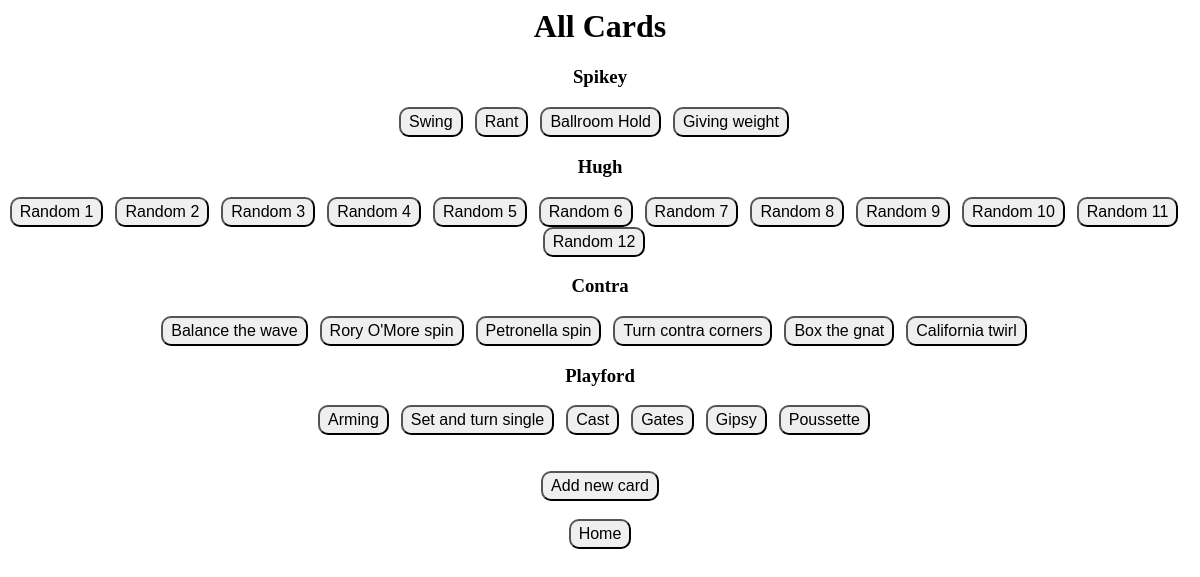
/AllCards.php, run on the app's committed database.
### tables this page shows
CREATE TABLE cards (
card_id integer PRIMARY KEY,
title TEXT NOT NULL,
description TEXT
, grouping TEXT);

### database.php (called while the page is built, shortened)
<?php
function GetGroup($cardId, $db)
{
    $sth = $db->prepare("SELECT grouping FROM cards where card_id=\"".$cardId."\"");
    $sth->execute();
    $row = $sth->fetch();
    if ($row != null) {
        return $row['grouping'];
    }
    return "Card not found";
}
?>

### AllCards.php (the view)
<?php
include "database.php";
include "header.php";
echo "</head><body>";
$db = DatabaseInit();
echo "<center>";
echo "<h1>All Cards</h1>";
ShowCards($db);
echo "<button class=\"button\" type=\"button\" onclick=\"window.location.href='/flashcards/index.php'\">Home</button>";
echo "</body></html>";
function ShowCards($db)
{
    $ids = [];
    $titles = [];
    $groups = [];
    $index = 0;
    $sth = $db->prepare("SELECT card_id, title, grouping FROM cards");
    $sth->execute();
    while ($row =  $sth->fetch()) {
        $ids[$index] = $row['card_id'];
        $titles[$index] = $row['title'];
        if (in_array($row['grouping'], $groups)) {} else { $groups[] = $row['grouping']; }
        $index++;
    }
    for ($idx = 0; $idx < count($groups); $idx++) {
        ShowGroupCards($groups[$idx], $ids, $titles, $db);
    }
    echo "<br><br>";
    echo "<button class=\"button\" type=\"button\" onclick=\"window.location.href='/flashcards/edit_card.php/?cardId=-1'\">Add new card</button>";
    echo "<br><br>";
}
function ShowGroupCards($group, $ids, $titles, $db)
{
    if ($group != "") {
        echo "<h3>",$group,"</h3>";
    } else {
        echo "<h3>(No group name)</h3>";
    }
    $numCards = count($ids);
    for ($idx = 0; $idx < $numCards; $idx++) {
        if (GetGroup($ids[$idx], $db) == $group) {
            echo "<button class=\"button\" type=\"button\" onclick=\"window.location.href='/flashcards/ShowTitle.php/?cardId=",$ids[$idx],"'\">",$titles[$idx],"</button>&nbsp&nbsp&nbsp";
        }
    }
    echo "<br>";
}
?>

### header.php (shortened to what this page needs)
<?php
echo "<html><head>";
echo "<link rel=\"stylesheet\" type=\"text/css\" href=\"/flashcards/cards.css\">";
?>

### cards.css (style rules this page uses)
.button { border-radius:10px; font-size: 16px; padding: 4px 8px; }

### data on the page
cards: grouping "Playford", idx "Arming", idx "Set and turn single", idx "Cast", idx "Gates", idx "Gipsy", idx "Poussette"

### other printed values
$group "Spikey"
$titles[$idx] "Swing"
$titles[$idx] "Rant"
$titles[$idx] "Ballroom Hold"
$titles[$idx] "Giving weight"
$group "Hugh"
$titles[$idx] "Random 1"
$titles[$idx] "Random 2"
$titles[$idx] "Random 3"
$titles[$idx] "Random 4"
$titles[$idx] "Random 5"
$titles[$idx] "Random 6"
$titles[$idx] "Random 7"
$titles[$idx] "Random 8"
$titles[$idx] "Random 9"
